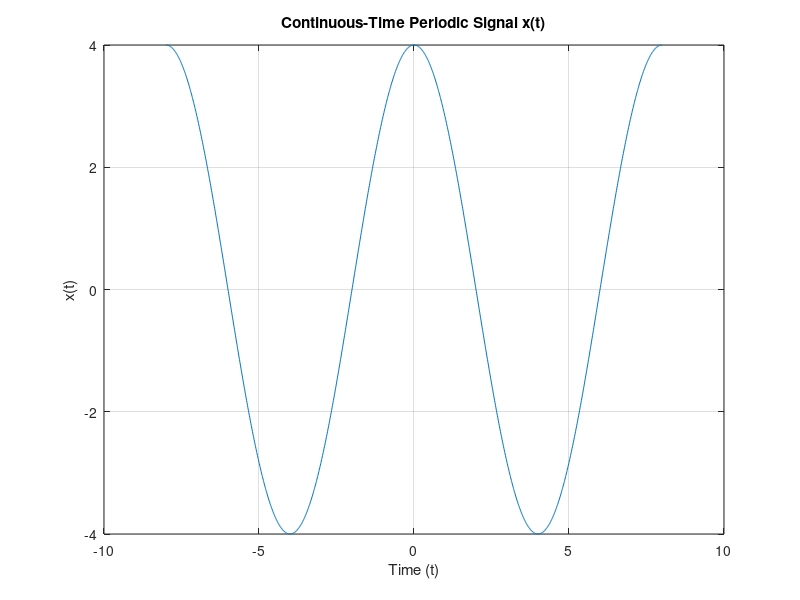

Source code (MATLAB):
% Define the time vector
t = -8:0.01:8; % duration of signal
% Given Fourier series coefficients
a1 = 2;
a_neg1 = 2;
a3 = 4j;
a_neg3 = 4j;
% Compute the signal using the Fourier series formula
x1 = a1 * exp(1j * (2*pi/8) * t) + a_neg1 * exp(-1j * (2*pi/8) * t); % k = 1 term
x3 = a3 * exp(1j * (6*pi/8) * t) + a_neg3 * exp(-1j * (6*pi/8) * t); % k = 3 term

% Combine the components to get the signal x(t)
x = x1 + x3;

% Plot the signal
figure;
plot(t, real(x));
xlabel('Time (t)');
ylabel('x(t)');
title('Continuous-Time Periodic Signal x(t)');
grid on;
